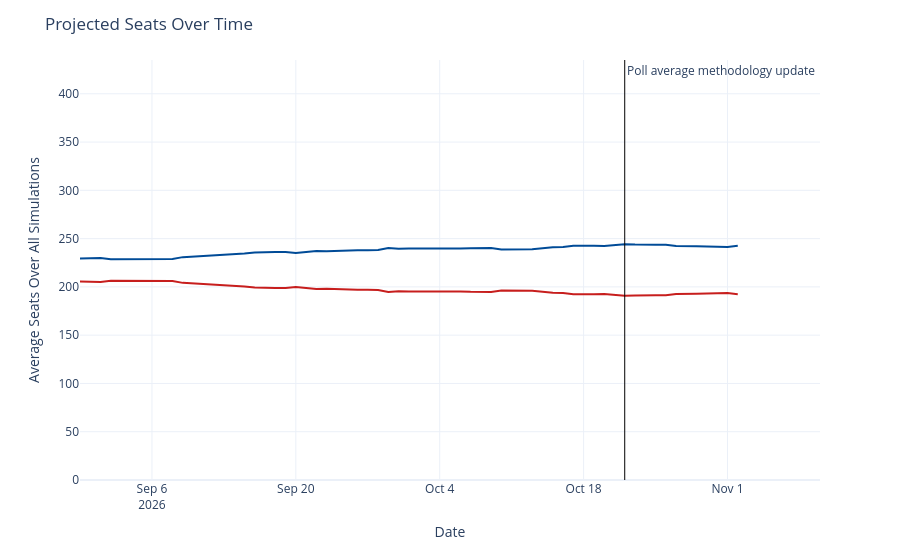

Notebook cell for this chart:
### Code cell
seats_over_time = output_ts[(output_ts['geo'] == 'US House') &
                             (output_ts['type'] == 'seats')]
seats_over_time['rep_seats'] = seats_over_time['y'].map(lambda x: 435 - x)
seats_over_time = seats_over_time.rename({'y': 'Democrats', 'rep_seats': 'Republicans'}, axis=1)
seats_time_ser = px.line(seats_over_time, x='date', y=['Democrats', 'Republicans'], template='plotly_white',
                        color_discrete_map={'Democrats': '#004b97', 'Republicans': '#c71e1d'},)
seats_time_ser.update_traces(hovertemplate="%{y:.1f}")
seats_time_ser.update_layout(
    xaxis=dict(range=[pd.to_datetime('2026-08-30'), pd.to_datetime('2026-11-10')]),
    yaxis=dict(range=[0, 435]),
    xaxis_title='Date',
    yaxis_title='Average Seats Over All Simulations',
    title=dict(text="Projected Seats Over Time"),
    hovermode="x",
    showlegend=False
)
seats_time_ser.add_vline(x=pd.to_datetime('2026-10-22').timestamp() * 1000, line_width=1, line_color='black',
                          annotation_text='Poll average methodology update', annotation_position='top right')
seats_time_ser

### Figure 1 — Plotly figure (JSON) as saved in the notebook; plotly's stock layout.template omitted (floating-point values rounded to 4 significant figures)
{"data": [{"hovertemplate": "%{y:.1f}", "legendgroup": "Democrats", "line": {"color": "#004b97", "dash": "solid"}, "marker": {"symbol": "circle"}, "mode": "lines", "name": "Democrats", "orientation": "v", "showlegend": true, "type": "scatter", "x": ["2026-08-30", "2026-08-31", "2026-09-01", "2026-09-02", "2026-09-03", "2026-09-04", "2026-09-05", "2026-09-06", "2026-09-07", "2026-09-08", "2026-09-09", "2026-09-14", "2026-09-15", "2026-09-16", "2026-09-17", "2026-09-18", "2026-09-19", "2026-09-20", "2026-09-21", "2026-09-22", "2026-09-23", "2026-09-24", "2026-09-25", "2026-09-26", "2026-09-27", "2026-09-28", "2026-09-29", "2026-09-30", "2026-10-01", "2026-10-02", "2026-10-03", "2026-10-04", "2026-10-05", "2026-10-06", "2026-10-07", "2026-10-08", "2026-10-09", "2026-10-10", "2026-10-11", "2026-10-12", "2026-10-13", "2026-10-15", "2026-10-16", "2026-10-17", "2026-10-18", "2026-10-19", "2026-10-20", "2026-10-21", "2026-10-22", "2026-10-23", "2026-10-24", "2026-10-25", "2026-10-26", "2026-10-27", "2026-10-29", "2026-10-30", "2026-10-31", "2026-11-01", "2026-11-02"], "xaxis": "x", "y": [229.4, 230.0, 230.0, 228.5, 228.5, 228.7, 228.7, 228.9, 228.8, 228.9, 230.8, 233.6, 234.7, 235.7, 236.2, 236.1, 236.0, 235.0, 236.2, 237.2, 236.9, 237.4, 237.9, 237.9, 237.9, 238.2, 240.4, 239.5, 239.7, 239.6, 239.5, 239.7, 239.8, 239.7, 240.1, 240.1, 240.2, 238.8, 238.7, 238.7, 238.9, 240.9, 241.3, 242.6, 242.9, 242.5, 242.4, 243.5, 244.2, 243.8, 244.0, 243.7, 243.6, 242.4, 242.2, 242.1, 241.3, 241.4, 242.6], "yaxis": "y"}, {"hovertemplate": "%{y:.1f}", "legendgroup": "Republicans", "line": {"color": "#c71e1d", "dash": "solid"}, "marker": {"symbol": "circle"}, "mode": "lines", "name": "Republicans", "orientation": "v", "showlegend": true, "type": "scatter", "x": ["2026-08-30", "2026-08-31", "2026-09-01", "2026-09-02", "2026-09-03", "2026-09-04", "2026-09-05", "2026-09-06", "2026-09-07", "2026-09-08", "2026-09-09", "2026-09-14", "2026-09-15", "2026-09-16", "2026-09-17", "2026-09-18", "2026-09-19", "2026-09-20", "2026-09-21", "2026-09-22", "2026-09-23", "2026-09-24", "2026-09-25", "2026-09-26", "2026-09-27", "2026-09-28", "2026-09-29", "2026-09-30", "2026-10-01", "2026-10-02", "2026-10-03", "2026-10-04", "2026-10-05", "2026-10-06", "2026-10-07", "2026-10-08", "2026-10-09", "2026-10-10", "2026-10-11", "2026-10-12", "2026-10-13", "2026-10-15", "2026-10-16", "2026-10-17", "2026-10-18", "2026-10-19", "2026-10-20", "2026-10-21", "2026-10-22", "2026-10-23", "2026-10-24", "2026-10-25", "2026-10-26", "2026-10-27", "2026-10-29", "2026-10-30", "2026-10-31", "2026-11-01", "2026-11-02"], "xaxis": "x", "y": [205.6, 205.0, 205.0, 206.5, 206.5, 206.3, 206.3, 206.1, 206.2, 206.1, 204.2, 201.4, 200.3, 199.3, 198.8, 198.9, 199.0, 200.0, 198.8, 197.8, 198.1, 197.6, 197.1, 197.1, 197.1, 196.8, 194.6, 195.5, 195.3, 195.4, 195.5, 195.3, 195.2, 195.3, 194.9, 194.9, 194.8, 196.2, 196.3, 196.3, 196.1, 194.1, 193.7, 192.4, 192.1, 192.5, 192.6, 191.5, 190.8, 191.2, 191.0, 191.3, 191.4, 192.6, 192.8, 192.9, 193.7, 193.6, 192.4], "yaxis": "y"}], "layout": {"annotations": [{"showarrow": false, "text": "Poll average methodology update", "x": 1792627200000, "xanchor": "left", "xref": "x", "y": 1, "yanchor": "top", "yref": "y domain"}], "hovermode": "x", "legend": {"title": {"text": "variable"}, "tracegroupgap": 0}, "margin": {"t": 60}, "shapes": [{"line": {"color": "black", "width": 1}, "type": "line", "x0": 1792627200000, "x1": 1792627200000, "xref": "x", "y0": 0, "y1": 1, "yref": "y domain"}], "showlegend": false, "title": {"text": "Projected Seats Over Time"}, "xaxis": {"anchor": "y", "domain": [0, 1], "range": ["2026-08-30T00:00:00", "2026-11-10T00:00:00"], "title": {"text": "Date"}}, "yaxis": {"anchor": "x", "domain": [0, 1], "range": [0, 435], "title": {"text": "Average Seats Over All Simulations"}}}}
